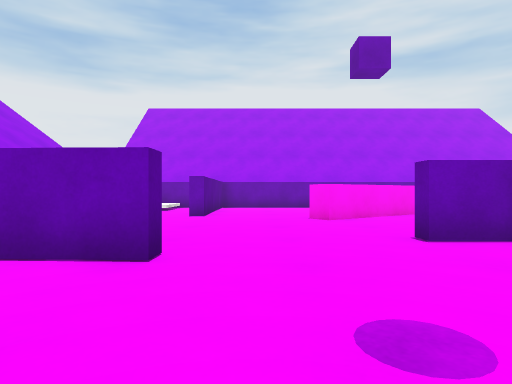
View 1 (above)

16 first-person views from a walk through a 3-D level made in the Unity game engine. The camera is 0.64 m above the floor, looks level and sees 75° across. The floor is counted in squares, 1 m on a side. Each view is taken from the middle of a square. On the plan, view 1 faces up. The plan holds only what a view shows up to about 10 squares ahead; the rest is blank. The place goes on beyond the plan. The player is left out. Surface patterns are stand-ins for the level's own textures.

View 2
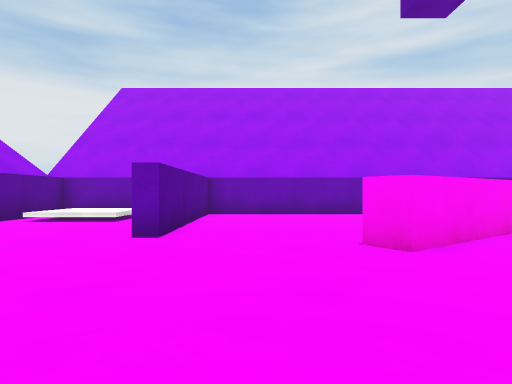

View 3
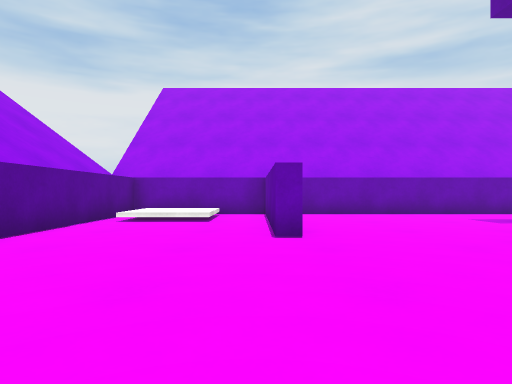

View 4
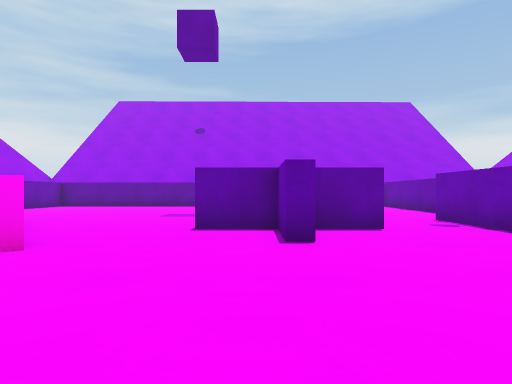

View 5
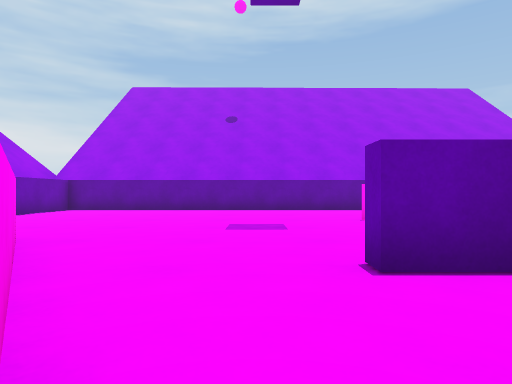

View 6
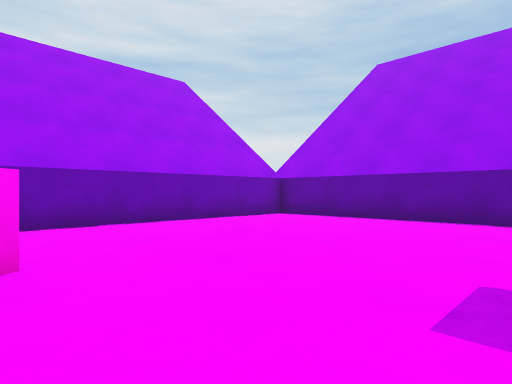

View 7
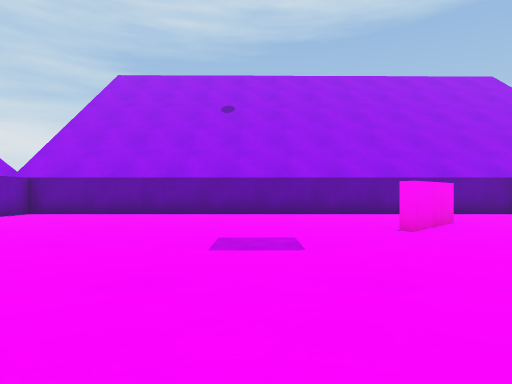

View 8
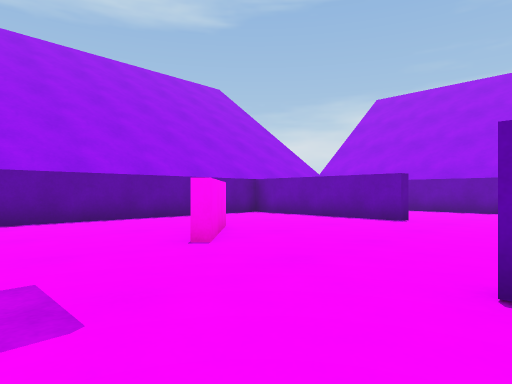

View 9
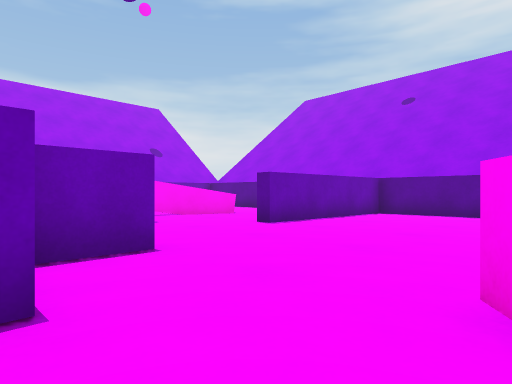

View 10
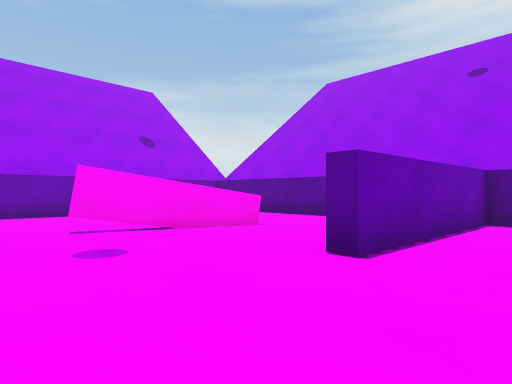

View 11
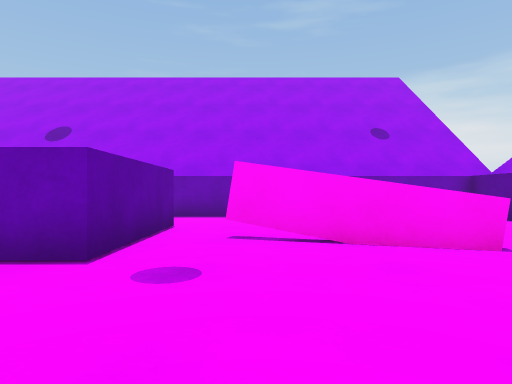

View 12
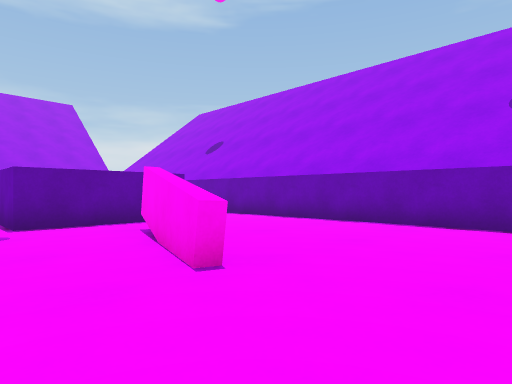

View 13
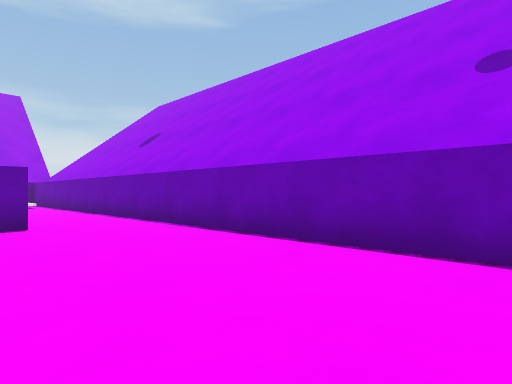

View 14
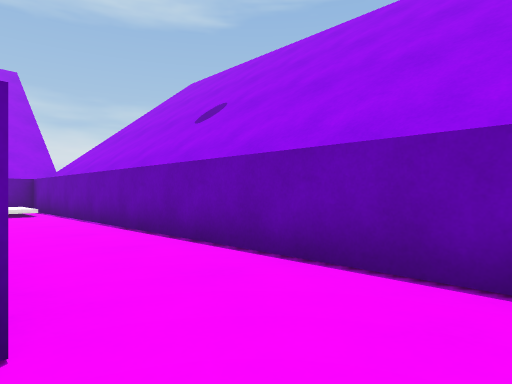

View 15
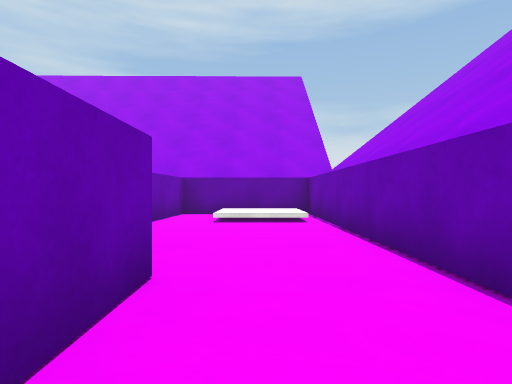

View 16
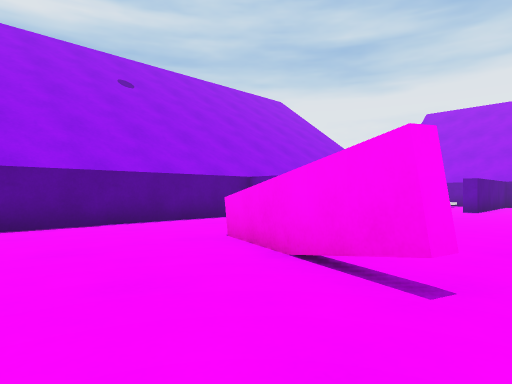

### Floor plan
Key: @ floor where view 1 was taken; # wall or solid block; . main floor; : floor 0.2 m higher than the main floor; / step, stairs or slope; ^ raised ledge.
Columns run from 6 left of view 1 to 13 right of it. Each row starts with its distance up from view 1.
 14 ####################
 13 #///.#.............#
 12 #/:/.#..... .......#
 11 #///.#....  .......#
 10 #....#....^^.......#
  9 #....#...^^........#
  8  .......^..........#
  7  ..................#
  6 #.........#........#
  5 #.........#........#
  4 #........###...^...#
  3 ######....#....##..#
  2 #..................#
  1 #.......^^^^.......#
  0 #...^#@.^   .......#
 -1 #....##.^   ..######
 -2 #.......^^^^....///#
 -3 #.............../:/#
 -4 #...............///#
 -5 ####################

Where each view was taken, in squares from view 1:
view 1: 0 up, 0 right, facing up
view 2: 4 up, 0 right, facing up
view 3: 4 up, 2 left, facing up
view 4: 5 up, 2 left, facing right
view 5: 7 up, 1 right, facing right
view 6: 7 up, 5 right, facing up-right
view 7: 7 up, 3 right, facing right
view 8: 7 up, 5 right, facing down-right
view 9: 8 up, 4 right, facing down-left
view 10: 5 up, 2 right, facing down-left
view 11: 4 up, 0 right, facing down
view 12: 2 up, 5 left, facing down-right
view 13: 1 down, 5 left, facing down-right
view 14: 2 down, 0 right, facing down-right
view 15: 3 down, 3 right, facing right
view 16: 3 down, 1 right, facing up-left
